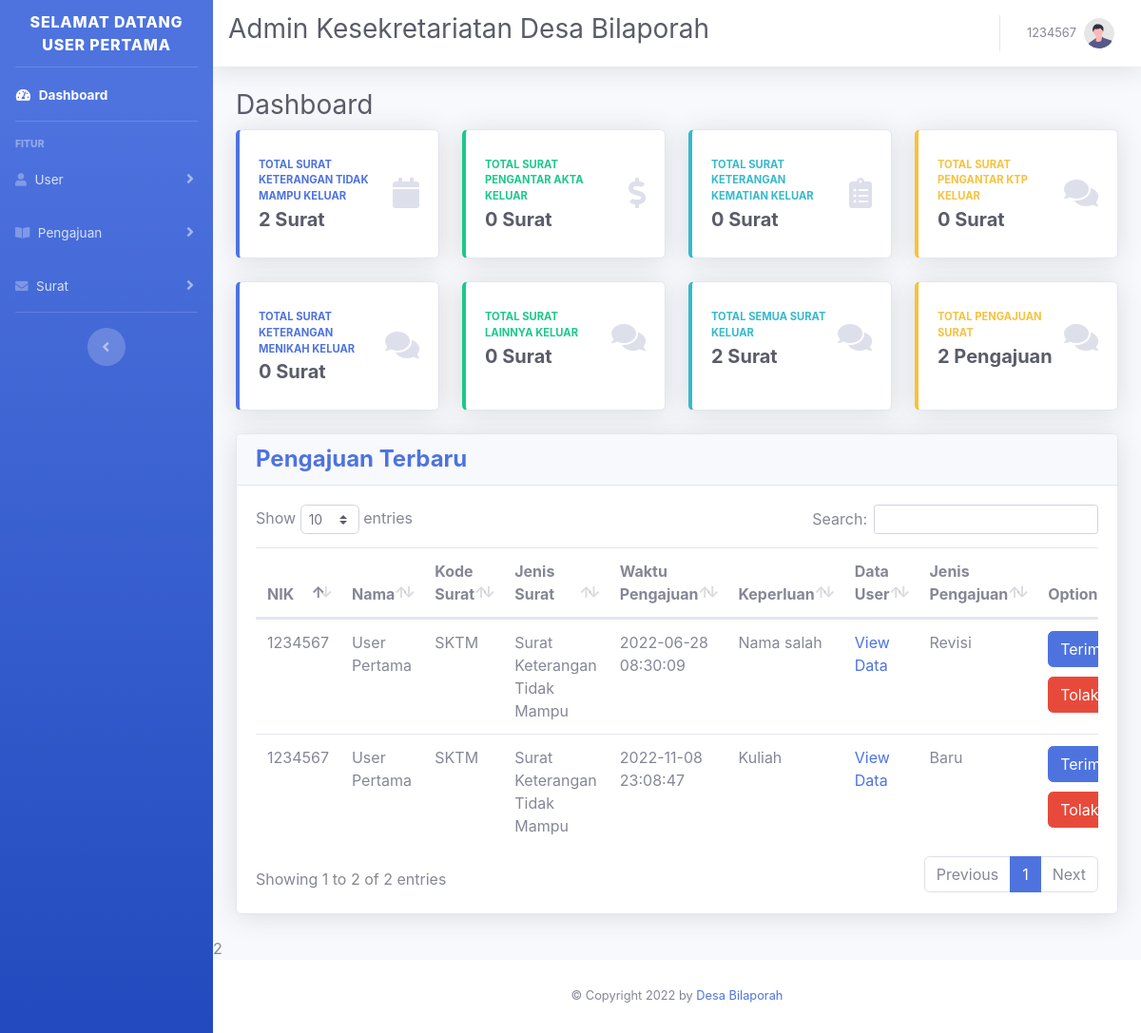
The page /admin/page_admin.php (signed in) on the database its author committed.
### tables this page shows
CREATE TABLE `tb_user` (
  `nik` varchar(100) NOT NULL,
  `username` varchar(100) DEFAULT NULL,
  `password` varchar(100) NOT NULL,
  `nama_user` varchar(100) NOT NULL,
  `tempat_lahir` varchar(100) NOT NULL,
  `tanggal_lahir` varchar(100) NOT NULL,
  `gender` varchar(50) NOT NULL,
  `agama` varchar(50) NOT NULL,
  `alamat` varchar(255) NOT NULL,
  `role_user` enum('Warga','Admin') NOT NULL
);

CREATE TABLE `tb_surat` (
  `kode_surat` char(5) NOT NULL,
  `jenis_surat` varchar(50) NOT NULL,
  `surat_keluar` int(11) NOT NULL
);

CREATE TABLE `tb_pengajuan` (
  `id_pengajuan` int(11) NOT NULL,
  `nik` varchar(100) DEFAULT NULL,
  `kode_surat` varchar(5) DEFAULT NULL,
  `tgl_pengajuan` datetime DEFAULT NULL,
  `keperluan` varchar(200) DEFAULT NULL,
  `jenis_pengajuan` varchar(50) DEFAULT NULL,
  `status_pengajuan` enum('Menunggu','Di Terima','Di Tolak','Revisi Di Terima','Revisi Selesai') DEFAULT NULL
);

### db/dashboard.php (the view)
<?php
include "../connect/koneksi.php";
$tb_pengajuan = mysqli_query($koneksi, "SELECT * FROM tb_user INNER JOIN tb_pengajuan USING(nik) INNER JOIN tb_surat USING(kode_surat)");
while ($row = mysqli_fetch_assoc($tb_pengajuan)) :
    if ($row["status_pengajuan"] == "Menunggu") { ?>
        <tr>
            <td><?= $row["nik"] ?></td>
            <td><?= $row["nama_user"] ?></td>
            <td><?= $row["kode_surat"] ?></td>
            <td><?= $row["jenis_surat"] ?></td>
            <td><?= $row["tgl_pengajuan"] ?></td>
            <td><?= $row["keperluan"] ?></td>
            <?php
            if ($row["kode_surat"] == "SKTM") { ?>
                <td>
                    <a href="../data_input/data_sktm.php?id_pengajuan=<?= $row['id_pengajuan'] ?>">View Data</a>
                </td>
            <?php } elseif ($row["kode_surat"] == "SKK") { ?>
                <td>
                    <a href="../data_input/data_skk.php?id_pengajuan=<?= $row['id_pengajuan'] ?>">View Data</a>
                </td>
            <?php } elseif ($row["kode_surat"] == "SKM") { ?>
                <td>
                    <a href="../data_input/data_skm.php?id_pengajuan=<?= $row['id_pengajuan'] ?>">View Data</a>
                </td>
            <?php } elseif ($row["kode_surat"] == "SL") { ?>
                <td>
                    <a href="../data_input/data_sl.php?id_pengajuan=<?= $row['id_pengajuan'] ?>">View Data</a>
                </td>
            <?php } elseif ($row["kode_surat"] == "SPA") { ?>
                <td>
                    <a href="../data_input/data_spa.php?id_pengajuan=<?= $row['id_pengajuan'] ?>">View Data</a>
                </td>
            <?php } elseif ($row["kode_surat"] == "SPK") { ?>
                <td>
                    <a href="../data_input/data_spk.php?id_pengajuan=<?= $row['id_pengajuan'] ?>">View Data</a>
                </td>
            <?php } ?>
            <td><?= $row["jenis_pengajuan"] ?></td>
            <td>
                <a href="../update_data/terima_pengajuan.php?id_pengajuan=<?= $row["id_pengajuan"] ?>&kode_surat=<?= $row["kode_surat"] ?>&nik_user=<?= $row["nik"] ?>"><button type="button" class="btn btn-primary" style="margin-bottom: 10px;">Terima</button></a>
                <a href="../update_data/tolak_pengajuan.php?id_pengajuan=<?= $row["id_pengajuan"] ?>&kode_surat=<?= $row["kode_surat"] ?>&nik_user=<?= $row["nik"] ?>"><button type="button" class="btn btn-danger">Tolak</button></a>
            </td>
        </tr>
<?php
    }
endwhile;
?>

### admin/page_admin.php (shortened to what this page needs)
<?php
include "../connect/koneksi.php";
$username = $_SESSION["username"];
$tb_user = mysqli_fetch_assoc(mysqli_query($koneksi, "SELECT * FROM tb_user where username='$username'"));
?>
<!DOCTYPE html>
<html lang="en">
<head>
    <link href="../css/sb-admin-2.min.css" rel="stylesheet">
    <link href="../vendor/fontawesome-free/css/all.min.css" rel="stylesheet" type="text/css">
    <link href="../vendor/datatables/dataTables.bootstrap4.min.css" rel="stylesheet">
</head>
<body>
    <?php include "../desain/sidebar_admin.php"; ?>
    <?php include "../desain/navbar_admin.php"; ?>
    <?php
    $total_sktm = mysqli_fetch_assoc(mysqli_query($koneksi, "SELECT tb_surat.surat_keluar FROM tb_surat where kode_surat='SKTM'"));
    $total_spa = mysqli_fetch_assoc(mysqli_query($koneksi, "SELECT tb_surat.surat_keluar FROM tb_surat where kode_surat='SPA'"));
    $total_skk = mysqli_fetch_assoc(mysqli_query($koneksi, "SELECT tb_surat.surat_keluar FROM tb_surat where kode_surat='SKK'"));
    $total_spk = mysqli_fetch_assoc(mysqli_query($koneksi, "SELECT tb_surat.surat_keluar FROM tb_surat where kode_surat='SPK'"));
    $total_skm = mysqli_fetch_assoc(mysqli_query($koneksi, "SELECT tb_surat.surat_keluar FROM tb_surat where kode_surat='SKM'"));
    $total_sl = mysqli_fetch_assoc(mysqli_query($koneksi, "SELECT tb_surat.surat_keluar FROM tb_surat where kode_surat='SL'"));
    $total_surat = $total_sktm["surat_keluar"] + $total_spa["surat_keluar"] + $total_skk["surat_keluar"] + $total_spk["surat_keluar"] + $total_skm["surat_keluar"] + $total_sl["surat_keluar"];
    $total_pengajuan = mysqli_fetch_assoc(mysqli_query($koneksi, "SELECT COUNT(tb_pengajuan.status_pengajuan) AS total FROM tb_pengajuan where tb_pengajuan.status_pengajuan='Menunggu'"));
    ?>
    <div class="container-fluid">
        <h1 class="h3 mb-2 text-gray-800">Dashboard</h1>
        <div class="row">
            <div class="col-xl-3 col-md-6 mb-4">
                <div class="card border-left-primary shadow h-100 py-2">
                    <div class="card-body">
                        <div class="row no-gutters align-items-center">
                            <div class="col mr-2">
                                <div class="text-xs font-weight-bold text-primary text-uppercase mb-1">Total SURAT KETERANGAN TIDAK MAMPU KELUAR</div>
                                <div class="h5 mb-0 font-weight-bold text-gray-800"><?= $total_sktm["surat_keluar"] ?> Surat</div>
                            </div>
                            <div class="col-auto">
                                <i class="fas fa-calendar fa-2x text-gray-300"></i>
                            </div>
                        </div>
                    </div>
                </div>
            </div>
            <div class="col-xl-3 col-md-6 mb-4">
                <div class="card border-left-success shadow h-100 py-2">
                    <div class="card-body">
                        <div class="row no-gutters align-items-center">
                            <div class="col mr-2">
                                <div class="text-xs font-weight-bold text-success text-uppercase mb-1">TOTAL SURAT PENGANTAR AKTA KELUAR</div>
                                <div class="h5 mb-0 font-weight-bold text-gray-800"><?= $total_spa["surat_keluar"] ?> Surat</div>
                            </div>
                            <div class="col-auto">
                                <i class="fas fa-dollar-sign fa-2x text-gray-300"></i>
                            </div>
                        </div>
                    </div>
                </div>
            </div>
            <div class="col-xl-3 col-md-6 mb-4">
                <div class="card border-left-info shadow h-100 py-2">
                    <div class="card-body">
                        <div class="row no-gutters align-items-center">
                            <div class="col mr-2">
                                <div class="text-xs font-weight-bold text-info text-uppercase mb-1">TOTAL SURAT KETERANGAN KEMATIAN KELUAR</div>
                                <div class="row no-gutters align-items-center">
                                    <div class="col-auto">
                                        <div class="h5 mb-0 font-weight-bold text-gray-800"><?= $total_skk["surat_keluar"] ?> Surat</div>
                                    </div>
                                </div>
                            </div>
                            <div class="col-auto">
                                <i class="fas fa-clipboard-list fa-2x text-gray-300"></i>
                            </div>
                        </div>
                    </div>
                </div>
            </div>
            <div class="col-xl-3 col-md-6 mb-4">
                <div class="card border-left-warning shadow h-100 py-2">
                    <div class="card-body">
                        <div class="row no-gutters align-items-center">
                            <div class="col mr-2">
                                <div class="text-xs font-weight-bold text-warning text-uppercase mb-1">TOTAL SURAT PENGANTAR KTP KELUAR</div>
                                <div class="h5 mb-0 font-weight-bold text-gray-800"><?= $total_spk["surat_keluar"] ?> Surat</div>
                            </div>
                            <div class="col-auto">
                                <i class="fas fa-comments fa-2x text-gray-300"></i>
                            </div>
                        </div>
                    </div>
                </div>
            </div>
            <div class="col-xl-3 col-md-6 mb-4">
                <div class="card border-left-primary shadow h-100 py-2">
                    <div class="card-body">
                        <div class="row no-gutters align-items-center">
                            <div class="col mr-2">
                                <div class="text-xs font-weight-bold text-primary text-uppercase mb-1">TOTAL SURAT KETERANGAN MENIKAH KELUAR</div>
                                <div class="h5 mb-0 font-weight-bold text-gray-800"><?= $total_skm["surat_keluar"] ?> Surat</div>
                            </div>
                            <div class="col-auto">
                                <i class="fas fa-comments fa-2x text-gray-300"></i>
                            </div>
                        </div>
                    </div>
                </div>
            </div>
            <div class="col-xl-3 col-md-6 mb-4">
                <div class="card border-left-success shadow h-100 py-2">
                    <div class="card-body">
                        <div class="row no-gutters align-items-center">
                            <div class="col mr-2">
                                <div class="text-xs font-weight-bold text-success text-uppercase mb-1">TOTAL SURAT LAINNYA KELUAR</div>
                                <div class="h5 mb-0 font-weight-bold text-gray-800"><?= $total_sl["surat_keluar"] ?> Surat</div>
                            </div>
                            <div class="col-auto">
                                <i class="fas fa-comments fa-2x text-gray-300"></i>
                            </div>
                        </div>
                    </div>
                </div>
            </div>
            <div class="col-xl-3 col-md-6 mb-4">
                <div class="card border-left-info shadow h-100 py-2">
                    <div class="card-body">
                        <div class="row no-gutters align-items-center">
                            <div class="col mr-2">
                                <div class="text-xs font-weight-bold text-info text-uppercase mb-1">TOTAL SEMUA SURAT KELUAR</div>
                                <div class="h5 mb-0 font-weight-bold text-gray-800"><?= $total_surat ?> Surat</div>
                            </div>
                            <div class="col-auto">
                                <i class="fas fa-comments fa-2x text-gray-300"></i>
                            </div>
                        </div>
                    </div>
                </div>
            </div>
            <div class="col-xl-3 col-md-6 mb-4">
                <div class="card border-left-warning shadow h-100 py-2">
                    <div class="card-body">
                        <div class="row no-gutters align-items-center">
                            <div class="col mr-2">
                                <div class="text-xs font-weight-bold text-warning text-uppercase mb-1">TOTAL PENGAJUAN SURAT</div>
                                <div class="h5 mb-0 font-weight-bold text-gray-800"><?= $total_pengajuan["total"] ?> Pengajuan</div>
                            </div>
                            <div class="col-auto">
                                <i class="fas fa-comments fa-2x text-gray-300"></i>
                            </div>
                        </div>
                    </div>
                </div>
            </div>
        </div>
    </div>
    <div class="container-fluid">
        <div class="card shadow mb-4">
            <div class="card-header">
                <div class="d-sm-flex align-items-center justify-content-between">
                    <h4 class="m-0 font-weight-bold text-primary">Pengajuan Terbaru</h4>
                </div>
            </div>
            <div class="card-body">
                <div class="table-responsive">
                    <table class="table table-hover" id="dataTable" width="100%" cellspacing="0">
                        <thead>
                            <tr>
                                <th>NIK</th>
                                <th>Nama</th>
                                <th>Kode Surat</th>
                                <th>Jenis Surat</th>
                                <th>Waktu Pengajuan</th>
                                <th>Keperluan</th>
                                <th>Data User</th>
                                <th>Jenis Pengajuan</th>
                                <th>Option</th>
                            </tr>
                        </thead>
                        <tbody>
                            <?php
                            include "../db/dashboard.php"
                            ?>
                        </tbody>
                    </table>
                </div>
            </div>
        </div>
    </div>2
    <footer class="sticky-footer bg-white">
        <div class="container my-auto">
            <div class="copyright text-center my-auto">
                <span>&copy; Copyright 2022 by <a href="#">Desa Bilaporah</a></span>
            </div>
        </div>
    </footer>
</body>
</html>

### desain/sidebar_admin.php (shortened to what this page needs)
<div id="wrapper">
    <ul class="navbar-nav bg-gradient-primary sidebar sidebar-dark accordion" id="accordionSidebar">
        <a class="sidebar-brand d-flex align-items-center justify-content-center">
            <div>Selamat Datang <?= $tb_user["nama_user"] ?></div>
        </a>
        <hr class="sidebar-divider my-0">
        <li class="nav-item active">
            <a class="nav-link" href="../admin/page_admin.php">
                <i class="fas fa-fw fa-tachometer-alt"></i>
                <span>Dashboard</span>
            </a>
        </li>
        <hr class="sidebar-divider">
        <div class="sidebar-heading">Fitur</div>
        <li class="nav-item">
            <a class="nav-link collapsed" href="#" data-toggle="collapse" data-target="#userMenu" aria-expanded="true" aria-controls="userMenu">
                <i class="fas fa-user"></i>
                <span>User</span>
            </a>
        </li>
        <li class="nav-item">
            <a class="nav-link collapsed" href="#" data-toggle="collapse" data-target="#reservasi" aria-expanded="true" aria-controls="reservasi">
                <i class="fas fa-book-open"></i>
                <span>Pengajuan</span>
            </a>
        </li>
        <li class="nav-item">
            <a class="nav-link collapsed" href="#" data-toggle="collapse" data-target="#surat" aria-expanded="true" aria-controls="surat">
                <i class="fas fa-envelope"></i>
                <span>Surat</span>
            </a>
        </li>
        <hr class="sidebar-divider d-none d-md-block">
        <div class="text-center d-none d-md-inline">
            <button class="rounded-circle border-0" id="sidebarToggle"></button>
        </div>
    </ul>

### desain/navbar_admin.php (shortened to what this page needs)
<div id="content-wrapper" class="d-flex flex-column">
    <div id="content">
        <nav class="navbar navbar-expand navbar-light bg-white topbar mb-4 static-top shadow">
            <h1 class="h3 mb-2 text-gray-800">Admin Kesekretariatan Desa Bilaporah</h1>
            <ul class="navbar-nav ml-auto">
                <li class="nav-item dropdown no-arrow">
                    <a class="nav-link dropdown-toggle" href="#" id="userDropdown" role="button" data-toggle="dropdown" aria-haspopup="true" aria-expanded="false">
                        <span class="mr-2 d-none d-lg-inline text-gray-600 small"><?= $tb_user["nik"] ?></span>
                        <img class="img-profile rounded-circle" src="../img/undraw_profile.svg">
                    </a>
                </li>
            </ul>
        </nav>

### rows shown on the page
tb_user: nama_user "USER PERTAMA", nik "1234567"
tb_surat: surat_keluar "2"
tb_surat: surat_keluar "0"
tb_pengajuan: nik.nik "1234567", nik.nama_user "User Pertama", kode_surat "SKTM", kode_surat.jenis_surat "Surat Keterangan Tidak Mampu", tgl_pengajuan "2022-06-28 08:30:09", keperluan "Nama salah", jenis_pengajuan "Revisi"
tb_pengajuan: nik.nik "1234567", nik.nama_user "User Pertama", kode_surat "SKTM", kode_surat.jenis_surat "Surat Keterangan Tidak Mampu", tgl_pengajuan "2022-11-08 23:08:47", keperluan "Kuliah", jenis_pengajuan "Baru"

### other values the page prints
$total_pengajuan["total"] "2"
